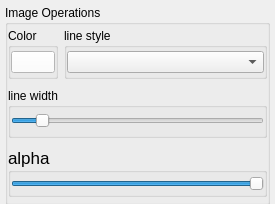
<?xml version="1.0" encoding="UTF-8"?>
<ui version="4.0">
 <class>ImageControl</class>
 <widget class="QWidget" name="ImageControl">
  <property name="geometry">
   <rect>
    <x>0</x>
    <y>0</y>
    <width>275</width>
    <height>204</height>
   </rect>
  </property>
  <property name="sizePolicy">
   <sizepolicy hsizetype="Fixed" vsizetype="Fixed">
    <horstretch>0</horstretch>
    <verstretch>0</verstretch>
   </sizepolicy>
  </property>
  <property name="minimumSize">
   <size>
    <width>0</width>
    <height>180</height>
   </size>
  </property>
  <property name="windowTitle">
   <string>Form</string>
  </property>
  <layout class="QGridLayout" name="gridLayout_4">
   <property name="leftMargin">
    <number>5</number>
   </property>
   <property name="topMargin">
    <number>5</number>
   </property>
   <property name="rightMargin">
    <number>5</number>
   </property>
   <property name="bottomMargin">
    <number>5</number>
   </property>
   <item row="0" column="0">
    <widget class="QGroupBox" name="control_imageOperations_Gbox">
     <property name="minimumSize">
      <size>
       <width>250</width>
       <height>200</height>
      </size>
     </property>
     <property name="maximumSize">
      <size>
       <width>16777215</width>
       <height>16777215</height>
      </size>
     </property>
     <property name="title">
      <string>Image Operations</string>
     </property>
     <layout class="QGridLayout" name="gridLayout_6">
      <property name="leftMargin">
       <number>0</number>
      </property>
      <property name="topMargin">
       <number>0</number>
      </property>
      <property name="rightMargin">
       <number>0</number>
      </property>
      <property name="bottomMargin">
       <number>0</number>
      </property>
      <item row="1" column="0" colspan="2">
       <widget class="QGroupBox" name="Slider_linewidth_GBox">
        <property name="sizePolicy">
         <sizepolicy hsizetype="Preferred" vsizetype="Fixed">
          <horstretch>0</horstretch>
          <verstretch>0</verstretch>
         </sizepolicy>
        </property>
        <property name="maximumSize">
         <size>
          <width>16777215</width>
          <height>50</height>
         </size>
        </property>
        <property name="font">
         <font>
          <weight>50</weight>
          <bold>false</bold>
         </font>
        </property>
        <property name="title">
         <string>line width</string>
        </property>
        <layout class="QGridLayout" name="gridLayout">
         <property name="leftMargin">
          <number>0</number>
         </property>
         <property name="topMargin">
          <number>0</number>
         </property>
         <property name="rightMargin">
          <number>0</number>
         </property>
         <property name="bottomMargin">
          <number>0</number>
         </property>
         <item row="0" column="0">
          <widget class="QSlider" name="Slider_linewidth">
           <property name="maximumSize">
            <size>
             <width>16777215</width>
             <height>22</height>
            </size>
           </property>
           <property name="font">
            <font>
             <pointsize>9</pointsize>
            </font>
           </property>
           <property name="maximum">
            <number>100</number>
           </property>
           <property name="value">
            <number>10</number>
           </property>
           <property name="orientation">
            <enum>Qt::Horizontal</enum>
           </property>
          </widget>
         </item>
        </layout>
       </widget>
      </item>
      <item row="2" column="0" colspan="2">
       <widget class="QGroupBox" name="Slider_alpha_GBox">
        <property name="sizePolicy">
         <sizepolicy hsizetype="Preferred" vsizetype="Fixed">
          <horstretch>0</horstretch>
          <verstretch>0</verstretch>
         </sizepolicy>
        </property>
        <property name="maximumSize">
         <size>
          <width>16777215</width>
          <height>50</height>
         </size>
        </property>
        <property name="font">
         <font>
          <pointsize>13</pointsize>
          <weight>50</weight>
          <bold>false</bold>
         </font>
        </property>
        <property name="title">
         <string>alpha</string>
        </property>
        <layout class="QGridLayout" name="gridLayout_5">
         <property name="leftMargin">
          <number>0</number>
         </property>
         <property name="topMargin">
          <number>0</number>
         </property>
         <property name="rightMargin">
          <number>0</number>
         </property>
         <property name="bottomMargin">
          <number>0</number>
         </property>
         <item row="0" column="0">
          <widget class="QSlider" name="Slider_alpha">
           <property name="maximumSize">
            <size>
             <width>16777215</width>
             <height>22</height>
            </size>
           </property>
           <property name="font">
            <font>
             <pointsize>9</pointsize>
            </font>
           </property>
           <property name="maximum">
            <number>100</number>
           </property>
           <property name="value">
            <number>100</number>
           </property>
           <property name="orientation">
            <enum>Qt::Horizontal</enum>
           </property>
          </widget>
         </item>
        </layout>
       </widget>
      </item>
      <item row="0" column="0">
       <widget class="QGroupBox" name="control_colorSelector_GBox">
        <property name="sizePolicy">
         <sizepolicy hsizetype="Preferred" vsizetype="Fixed">
          <horstretch>0</horstretch>
          <verstretch>0</verstretch>
         </sizepolicy>
        </property>
        <property name="maximumSize">
         <size>
          <width>50</width>
          <height>51</height>
         </size>
        </property>
        <property name="font">
         <font>
          <weight>50</weight>
          <bold>false</bold>
         </font>
        </property>
        <property name="title">
         <string>Color</string>
        </property>
        <layout class="QVBoxLayout" name="verticalLayout">
         <property name="spacing">
          <number>0</number>
         </property>
         <property name="leftMargin">
          <number>0</number>
         </property>
         <property name="topMargin">
          <number>0</number>
         </property>
         <property name="rightMargin">
          <number>0</number>
         </property>
         <property name="bottomMargin">
          <number>0</number>
         </property>
         <item>
          <widget class="QPushButton" name="control_colorSelector">
           <property name="styleSheet">
            <string notr="true">QWidget { background-color: #FFFFFF}</string>
           </property>
           <property name="text">
            <string/>
           </property>
          </widget>
         </item>
        </layout>
       </widget>
      </item>
      <item row="0" column="1">
       <widget class="QGroupBox" name="control_linestyleSelector_GBox">
        <property name="sizePolicy">
         <sizepolicy hsizetype="Preferred" vsizetype="Fixed">
          <horstretch>0</horstretch>
          <verstretch>0</verstretch>
         </sizepolicy>
        </property>
        <property name="maximumSize">
         <size>
          <width>16777215</width>
          <height>51</height>
         </size>
        </property>
        <property name="font">
         <font>
          <weight>50</weight>
          <bold>false</bold>
         </font>
        </property>
        <property name="title">
         <string>line style</string>
        </property>
        <layout class="QGridLayout" name="gridLayout_2">
         <property name="leftMargin">
          <number>0</number>
         </property>
         <property name="topMargin">
          <number>0</number>
         </property>
         <property name="rightMargin">
          <number>0</number>
         </property>
         <property name="bottomMargin">
          <number>0</number>
         </property>
         <item row="0" column="0">
          <widget class="QComboBox" name="control_linestyleSelector"/>
         </item>
        </layout>
       </widget>
      </item>
     </layout>
    </widget>
   </item>
  </layout>
 </widget>
 <resources/>
 <connections/>
</ui>
